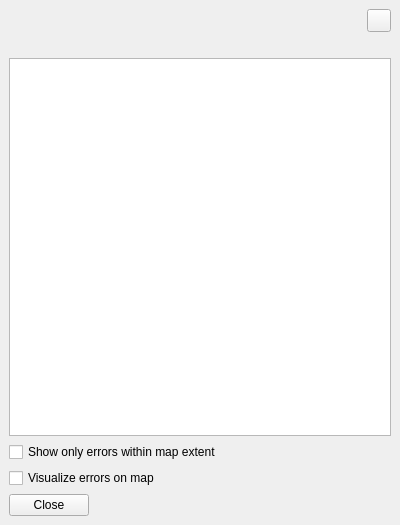
<?xml version="1.0" encoding="UTF-8"?>
<ui version="4.0">
 <class>quality_errors_dock</class>
 <widget class="QDockWidget" name="quality_errors_dock">
  <property name="geometry">
   <rect>
    <x>0</x>
    <y>0</y>
    <width>400</width>
    <height>525</height>
   </rect>
  </property>
  <property name="windowTitle">
   <string>Quality errors</string>
  </property>
  <widget class="QWidget" name="quality_errors_dock_contents">
   <layout class="QVBoxLayout" name="verticalLayout_2">
    <item>
     <layout class="QVBoxLayout" name="dock_layout">
      <item>
       <layout class="QHBoxLayout" name="tree_filters_layout">
        <item>
         <spacer name="horizontalSpacer">
          <property name="orientation">
           <enum>Qt::Horizontal</enum>
          </property>
          <property name="sizeHint" stdset="0">
           <size>
            <width>40</width>
            <height>20</height>
           </size>
          </property>
         </spacer>
        </item>
        <item>
         <widget class="QToolButton" name="filter_button">
          <property name="text">
           <string/>
          </property>
          <property name="popupMode">
           <enum>QToolButton::InstantPopup</enum>
          </property>
          <property name="toolButtonStyle">
           <enum>Qt::ToolButtonTextBesideIcon</enum>
          </property>
         </widget>
        </item>
       </layout>
      </item>
      <item>
       <widget class="QLabel" name="info_label">
        <property name="text">
         <string/>
        </property>
       </widget>
      </item>
      <item>
       <layout class="QVBoxLayout" name="error_tree_layout">
        <item>
         <widget class="QTreeView" name="error_tree_view"/>
        </item>
       </layout>
      </item>
      <item>
       <layout class="QVBoxLayout" name="map_actions_layout">
        <item>
         <widget class="QCheckBox" name="filter_with_map_extent_check_box">
          <property name="text">
           <string>Show only errors within map extent</string>
          </property>
         </widget>
        </item>
        <item>
         <widget class="QCheckBox" name="show_errors_on_map_check_box">
          <property name="text">
           <string>Visualize errors on map</string>
          </property>
         </widget>
        </item>
       </layout>
      </item>
      <item>
       <layout class="QHBoxLayout" name="close_button_layout">
        <item>
         <widget class="QPushButton" name="close_button">
          <property name="layoutDirection">
           <enum>Qt::RightToLeft</enum>
          </property>
          <property name="text">
           <string>Close</string>
          </property>
         </widget>
        </item>
        <item>
         <spacer name="horizontalSpacer_2">
          <property name="orientation">
           <enum>Qt::Horizontal</enum>
          </property>
          <property name="sizeHint" stdset="0">
           <size>
            <width>40</width>
            <height>20</height>
           </size>
          </property>
         </spacer>
        </item>
       </layout>
      </item>
     </layout>
    </item>
   </layout>
  </widget>
 </widget>
 <resources/>
 <connections/>
</ui>
